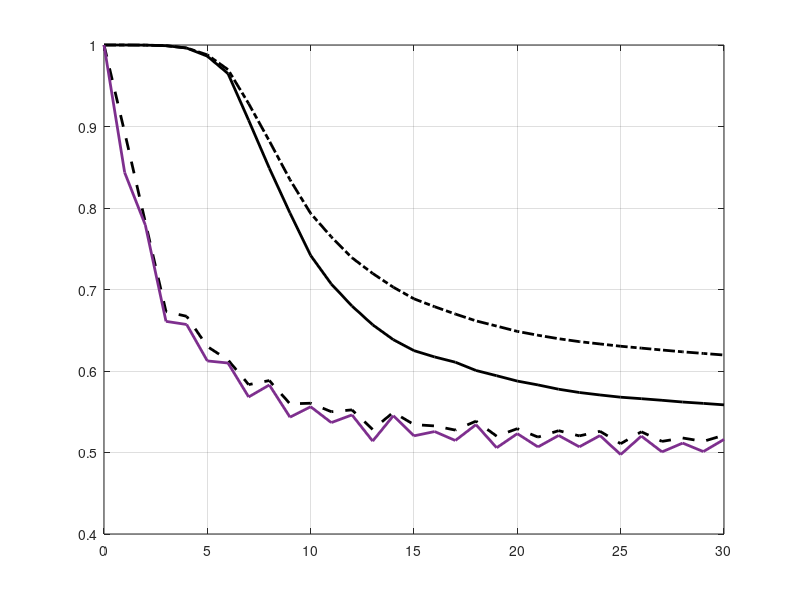

Reproduce this figure in MATLAB. (Note: this script raises an error after producing the figure.)
%demo normcompare plot
% Tzu-Chen Liang 10-18-2007

   fz = 14;
   fzl = 16;
   obj = 0;  %obj=1 slide, obj=0 paper
   if obj == 1
     cm = jet(6);
     linestylelist= {'-','-','-','-','-','-'};
   else
     cm = zeros(6,3);
     linestylelist= {'-','--','-.','d','x','s'};
   end

load alln
%[Astruc] = maprefine2(500,[],@standardmap,0.3);
%[Xa1,var2,var1,mnorm,snorm,sv,Mm,alln] = testAf(Astruc,[],'cosx',31,0,1,0);
%%%%%%%%%%%%%%%%%%%%%%%%%%%%%%%%%%%%%%%%%%%%%%%%%%%%%%%%
close all
figure
hold on
grid on
box on

p = [1 3 2 4 5];
for i = p

   h(i) = plot(0:30,alln(i,:))
   set(h(i),'linewidth',2,'linestyle',linestylelist{i},'color',cm(i,:),'markersize',6)

end

%legend('$L_1$','$L_2$','mix-norm','H$_{0.5}$','$H_{-1}$','fontsize',fzl)
legend('L_1','L_2','mix-norm','H_{-0.5}','H_{-1}','fontsize',fz)
xlabel('iteration','interpreter','latex','fontsize',fzl)
ylabel('$||.||$, normalized','interpreter','latex','fontsize',fzl)
set(gca,'fontsize',fz)
for i = 4:5
   g(i) = plot(0:30,alln(i,:),'linewidth',1,'color',cm(i,:))
end
title('Standard Map with $\epsilon=0.3$ simulated by $A_n$, $n=500^2$','interpreter','latex','fontsize',fzl)
